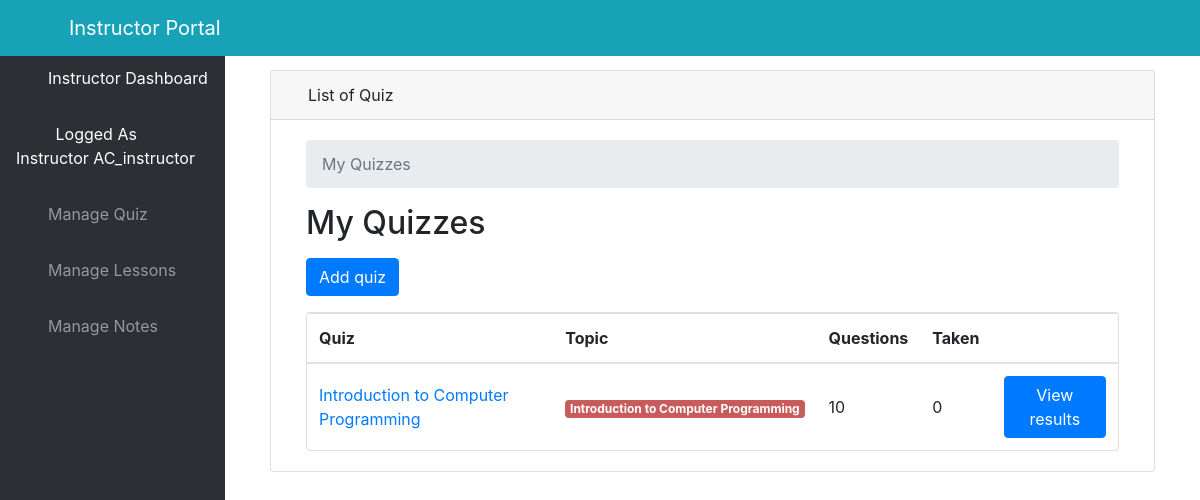
The app's page /llist_quiz/ (signed in) with its own data.
### elearn/models.py (models this page shows, shortened)
class User(AbstractUser):
    is_learner = models.BooleanField(default=False)
    is_instructor = models.BooleanField(default=False)
    is_admin = models.BooleanField(default=False)

class Quiz(models.Model):
    owner = models.ForeignKey(User, on_delete=models.CASCADE, related_name='quizzes')
    name = models.CharField(max_length=255)
    course = models.ForeignKey(Course, on_delete=models.CASCADE, related_name='quizzes')

class Course(models.Model):
    name = models.CharField(max_length=30)
    color = models.CharField(max_length=7, default='#007bff')
    def get_html_badge(self):
        name = escape(self.name)
        color = escape(self.color)
        html = '<span class="badge badge-primary" style="background-color: %s">%s</span>' % (color, name)
        return mark_safe(html)

### elearn/views.py (the view)
# urls.py: path('llist_quiz/', views.QuizListView.as_view(), name='quiz_change_list'),
class QuizListView(ListView):
    model = Quiz
    ordering = ['name']
    context_object_name = 'quizzes'
    template_name = 'dashboard/instructor/quiz_change_list.html'
    def get_queryset(self):
        queryset = self.request.user.quizzes \
            .select_related('course') \
            .annotate(questions_count=Count('questions', distinct=True)) \
            .annotate(taken_count=Count('taken_quizzes', distinct=True))
        return queryset

### elearn/templates/dashboard/instructor/quiz_change_list.html (shortened to what this page needs)
{% extends 'dashboard/instructor/base.html' %}
{% block body %}
    <div class="container-fluid">
    <div class="row">
    <div class="col-12 mb-3">
    <div class="col-12 mb-3">
    <div id="content-wrapper" style="padding-top: 20px">
    <div class="container-fluid">
    <div class="card mb-3">
    <div class="card-header">
        <i class="fas fa-table text-primary"></i>
        List of Quiz
    </div>
    <div class="card-body">
    <div class="col-sm-12">
    <nav aria-label="breadcrumb">
        <ol class="breadcrumb">
            <li class="breadcrumb-item active" aria-current="page">My Quizzes</li>
        </ol>
    </nav>
    <h2 class="mb-3">My Quizzes</h2>
    <a href="{% url 'quiz_add' %}" class="btn btn-primary mb-3" role="button">Add quiz</a>
    <div class="card">
        <table class="table mb-0">
            <thead>
            <tr>
                <th>Quiz</th>
                <th>Topic</th>
                <th>Questions</th>
                <th>Taken</th>
                <th></th>
            </tr>
            </thead>
            <tbody>
            {% for quiz in quizzes %}
                <tr>
                    <td class="align-middle"><a href="{% url 'quiz_change' quiz.pk %}">{{ quiz.name }}</a></td>
                    <td class="align-middle">{{ quiz.course.get_html_badge }}</td>
                    <td class="align-middle">{{ quiz.questions_count }}</td>
                    <td class="align-middle">{{ quiz.taken_count }}</td>
                    <td class="text-right">
                        <a href="{% url 'quiz_results' quiz.pk %}" class="btn btn-primary">View results</a>
                    </td>
                </tr>
            {% empty %}
                <tr>
                    <td class="bg-light text-center font-italic" colspan="5">You haven't created any quiz yet.</td>
                </tr>
            {% endfor %}
            </tbody>
        </table>
    </div>
{% endblock body %}

### elearn/templates/dashboard/instructor/base.html (shortened to what this page needs)
<!DOCTYPE html>
<html lang="en">
<head>
    {% load static %}
    <link href="{% static 'vendor/fontawesome-free/css/all.min.css' %}" rel="stylesheet" type="text/css">
    <link href="{% static 'vendor/datatables/dataTables.bootstrap4.css' %}" rel="stylesheet">
    <link href="{% static 'css/sb-admin.css' %}" rel="stylesheet">
</head>
<body id="page-top">
<nav class="navbar navbar-expand navbar-light bg-info fixed-top">
    <button class="btn btn-link btn-sm text-white order-1 order-sm-0" id="sidebarToggle" href="#">
        <i class="fas fa-bars"></i>
    </button>
    <a class="navbar-brand ml-4 text-white" href="{% url 'instructor' %}">Instructor Portal</a>
    <ul class="navbar-nav ml-auto mr-0 mr-md-3 my-2 my-md-0">
        <li class="nav-item dropdown no-arrow">
            <a class="nav-link dropdown-toggle" href="#" id="userDropdown" role="button" data-toggle="dropdown"
               aria-haspopup="true" aria-expanded="false">
                <i class="fas fa-user-circle fa-fw text-white"></i>
            </a>
        </li>
    </ul>
</nav>
<div id="wrapper" style="padding-top: 50px;">
    <ul class="sidebar navbar-nav">
        <li class="nav-item active">
            <a class="nav-link" href="{% url 'instructor' %}">
                <i class="fa fa-home" aria-hidden="true"></i>
                <span>Instructor Dashboard</span>
            </a>
        </li>
        <li class="nav-item active">
            <a class="nav-link" href="{% url 'user_profile' %}">
                <i class="fas fa-user-circle fa-fw text-info"></i>
                <span>Logged As Instructor {{ user.username }}</span>
            </a>
        </li>
        <li class="nav-item dropdown no-arrow">
            <a class="nav-link dropdown-toggle" data-toggle="dropdown" aria-haspopup="true" aria-expanded="false"
               href="">
                <i class="fa fa-th-list" aria-hidden="true"></i>
                <span>Manage Quiz</span>
            </a>
        </li>
        <li class="nav-item dropdown no-arrow">
            <a class="nav-link dropdown-toggle" data-toggle="dropdown" aria-haspopup="true" aria-expanded="false"
               href="">
                <i class="fas fa-book-reader" aria-hidden="true"></i>
                <span>Manage Lessons</span>
            </a>
        </li>
        <li class="nav-item">
            <a class="nav-link" href="{% url 'lnotes' %}">
                <i class="fas fa-pen" aria-hidden="true"></i>
                <span>Manage Notes</span>
            </a>
        </li>
    </ul>
    {% block body %}{% endblock %}
</div>

### records on screen
User: username "AC_instructor"
Quiz: name "Introduction to Computer Programming", course.get_html_badge "Introduction to Computer Programming", questions_count "10", taken_count "0"
